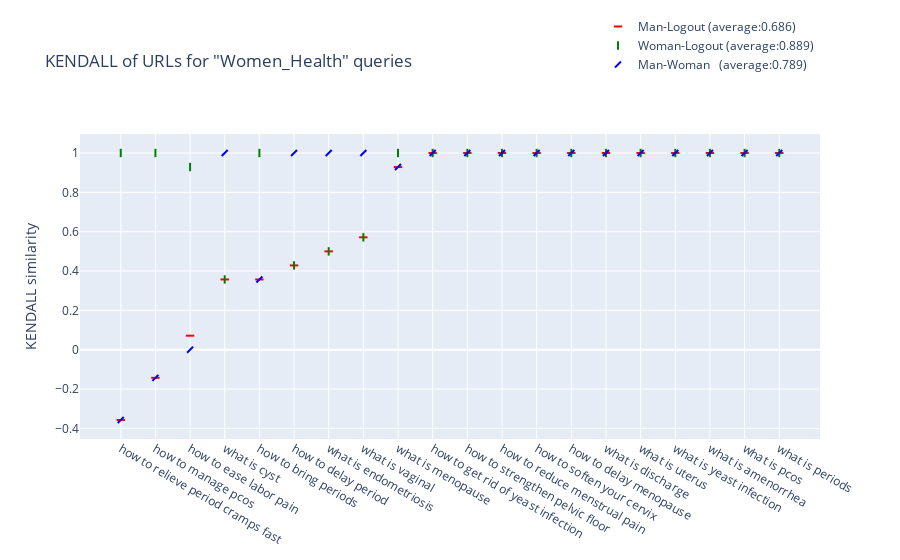

The notebook cell this image was saved under:
### Code cell
Plot(data=[all_queries, res_man, res_woman, res_man_woman, average,'URLs'],
     metrics='KENDALL',
     category="Women_Health")

### Figure 1 — Plotly figure (JSON) as saved in the notebook; plotly's stock layout.template omitted (floating-point values rounded to 4 significant figures)
{"data": [{"marker": {"color": "red", "line": {"color": "red", "width": 2}, "symbol": "line-ew"}, "mode": "markers", "name": "Man-Logout (average:0.686)", "type": "scatter", "x": ["how to relieve period cramps fast", "how to manage pcos", "how to ease labor pain", "what is cyst", "how to bring periods", "how to delay period", "what is endometriosis", "what is vaginal", "what is menopause", "how to get rid of yeast infection", "how to strengthen pelvic floor", "how to reduce menstrual pain ", "how to soften your cervix", "how to delay menopause", "what is discharge", "what is uterus", "what is yeast infection", "what is amenorrhea", "what is pcos", "what is periods"], "y": [-0.3571, -0.1429, 0.07143, 0.3571, 0.3571, 0.4286, 0.5, 0.5714, 0.9286, 1.0, 1.0, 1.0, 1.0, 1.0, 1.0, 1.0, 1.0, 1.0, 1.0, 1.0]}, {"marker": {"color": "green", "line": {"color": "green", "width": 2}, "symbol": "line-ns"}, "mode": "markers", "name": "Woman-Logout (average:0.889)", "type": "scatter", "x": ["how to relieve period cramps fast", "how to manage pcos", "how to ease labor pain", "what is cyst", "how to bring periods", "how to delay period", "what is endometriosis", "what is vaginal", "what is menopause", "how to get rid of yeast infection", "how to strengthen pelvic floor", "how to reduce menstrual pain ", "how to soften your cervix", "how to delay menopause", "what is discharge", "what is uterus", "what is yeast infection", "what is amenorrhea", "what is pcos", "what is periods"], "y": [1.0, 1.0, 0.9286, 0.3571, 1.0, 0.4286, 0.5, 0.5714, 1.0, 1.0, 1.0, 1.0, 1.0, 1.0, 1.0, 1.0, 1.0, 1.0, 1.0, 1.0]}, {"marker": {"color": "blue", "line": {"color": "blue", "width": 2}, "symbol": "line-ne"}, "mode": "markers", "name": "Man-Woman   (average:0.789)", "type": "scatter", "x": ["how to relieve period cramps fast", "how to manage pcos", "how to ease labor pain", "what is cyst", "how to bring periods", "how to delay period", "what is endometriosis", "what is vaginal", "what is menopause", "how to get rid of yeast infection", "how to strengthen pelvic floor", "how to reduce menstrual pain ", "how to soften your cervix", "how to delay menopause", "what is discharge", "what is uterus", "what is yeast infection", "what is amenorrhea", "what is pcos", "what is periods"], "y": [-0.3571, -0.1429, 0, 1.0, 0.3571, 1.0, 1.0, 1.0, 0.9286, 1.0, 1.0, 1.0, 1.0, 1.0, 1.0, 1.0, 1.0, 1.0, 1.0, 1.0]}], "layout": {"autosize": true, "legend": {"x": 0.7, "y": 1.4}, "title": {"text": "KENDALL of URLs for \"Women_Health\" queries"}, "xaxis": {"autorange": true, "range": [-1.179, 20.18], "type": "category"}, "yaxis": {"autorange": true, "range": [-0.4619, 1.105], "title": {"text": "KENDALL similarity"}, "type": "linear"}}}
